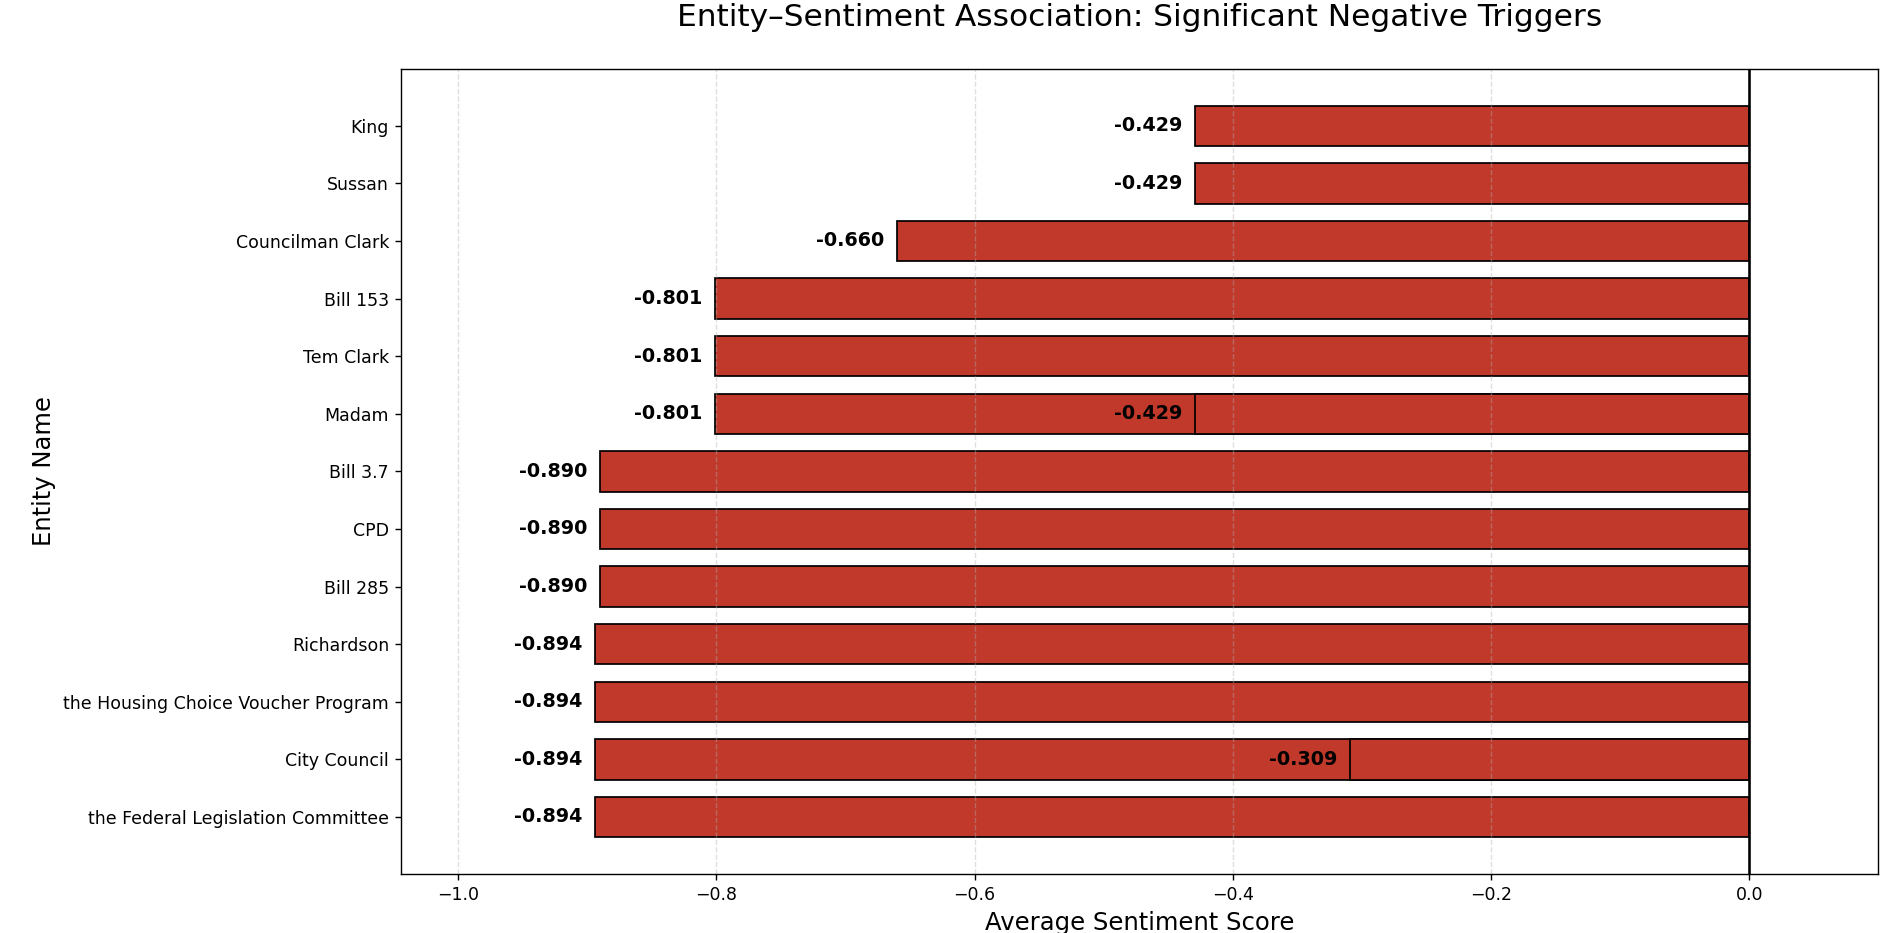

The Python source for this figure:
import psycopg2
import pandas as pd
import matplotlib.pyplot as plt

# 1. Database Connection
conn = psycopg2.connect(
    host="localhost", dbname="nlp", user="postgres", password="admin"
)

# 2. Query
query = """
SELECT
    m.city,
    SPLIT_PART(e.key, ' (', 1) AS entity,
    ROUND(AVG(n.avg_sentiment)::numeric, 3) AS avg_sentiment
FROM meetings_metadata m
JOIN nlp_summary_by_meeting n
    ON m.meeting_id = n.meeting_id
JOIN LATERAL jsonb_each(n.entities) AS e(key, value)
    ON TRUE
WHERE n.avg_sentiment IS NOT NULL
GROUP BY m.city, entity
HAVING COUNT(*) >= 1
ORDER BY avg_sentiment ASC
LIMIT 15;
"""

df = pd.read_sql(query, conn)
conn.close()

# 3. Final Polish Visualization
plt.figure(figsize=(14, 9)) # Slightly wider for long labels

# Professional Dark Red
bar_color = '#c0392b' 

bars = plt.barh(df["entity"], df["avg_sentiment"], color=bar_color, edgecolor='black', height=0.7)

# Add a vertical line at 0
plt.axvline(0, color='black', linewidth=1.5)

# FIX: Clean label placement
for bar in bars:
    width = bar.get_width()
    
    # We place the label slightly to the LEFT of the bar end since it's negative
    plt.text(
        width - 0.01,           # X position: slightly left of the bar end
        bar.get_y() + bar.get_height()/2, 
        f'{width:.3f}', 
        va='center', 
        ha='right',             # Align right so it stays inside the whitespace area
        fontsize=11, 
        fontweight='bold',
        color='black'           # Consistent black text
    )

# FIX: Expand X-axis so nothing is cut off
plt.xlim(df["avg_sentiment"].min() - 0.15, 0.1) 

plt.title("Entity–Sentiment Association: Significant Negative Triggers", fontsize=18, pad=25)
plt.xlabel("Average Sentiment Score", fontsize=14)
plt.ylabel("Entity Name", fontsize=14)

# Add a clean grid for readability
plt.grid(axis='x', linestyle='--', alpha=0.4)

plt.tight_layout()
plt.show()
